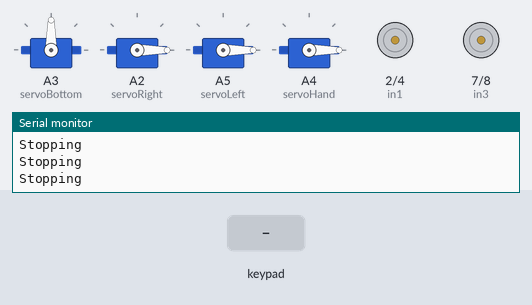
The sketch below on a simulated Arduino Uno, built with avr-gcc and run on an emulated ATmega328P. Shown: 4 × servo, motor-driver pin pairs drawn as motors (green arrow = first pin HIGH = forward, orange = second pin HIGH = backward, longer = more drive, scaled by the enable pin), the last lines printed to the serial monitor. The test bench sets the inputs (shaded band).

Above: at 3.1 s.
3.2 s: key 'O' pressed
At 4.5 s:
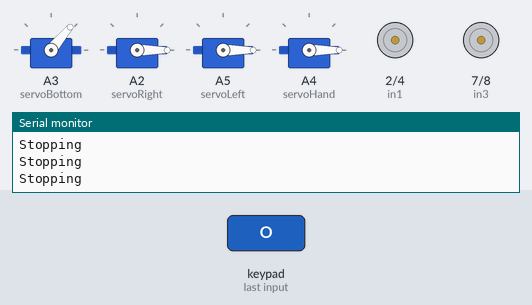
5.1 s: key 'U' pressed
At 5.33 s:
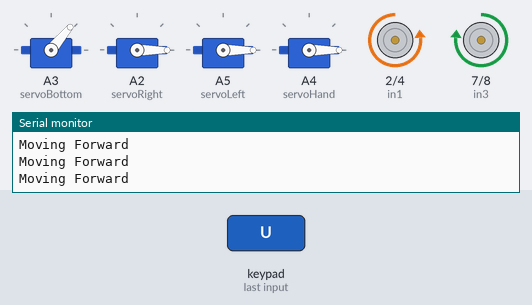
7.0 s: key 'D' pressed
At 7.21 s:
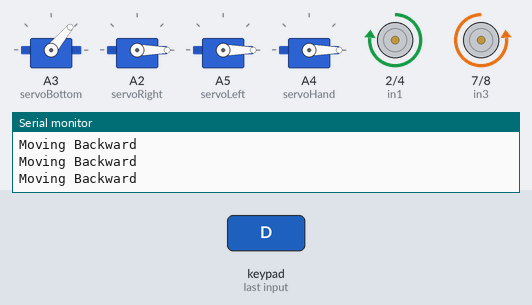
8.9 s: key 'L' pressed
At 9.12 s:
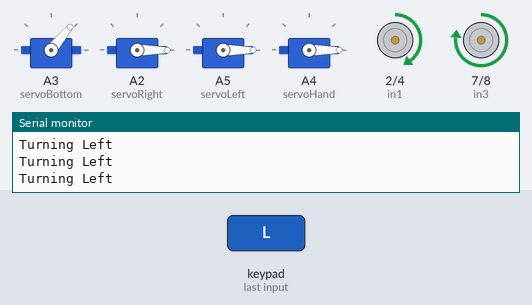
10.8 s: key 'R' pressed
At 11.01 s:
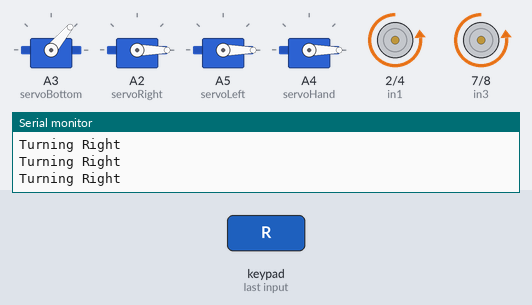
12.7 s: key 'T' pressed
At 14.0 s:
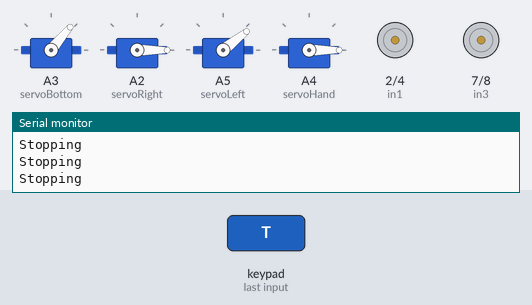
Timing chart, 0 to 15.6 s (numbered marks = the images above; inputs shaded):
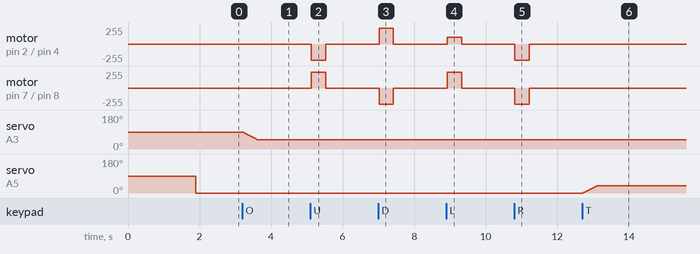

Measured:
- after the input at 3.2 s, servo on A3 (servoBottom): moves from 90° to 50° over 0.39 s, starting at once
- after the input at 5.1 s, motor on pin 2 (in1) / pin 4 (in2): stopped → backward 240/255 at once, → stopped 0.41 s later; motor on pin 7 (in3) / pin 8 (in4): stopped → forward 240/255 at once, → stopped 0.41 s later
- after the input at 7.0 s, motor on pin 2 (in1) / pin 4 (in2): stopped → forward 240/255 at once, → stopped 0.40 s later; motor on pin 7 (in3) / pin 8 (in4): stopped → backward 240/255 at once, → stopped 0.40 s later
- after the input at 8.9 s, motor on pin 2 (in1) / pin 4 (in2): stopped → forward 100/255 at once, → stopped 0.40 s later; motor on pin 7 (in3) / pin 8 (in4): stopped → forward 240/255 at once, → stopped 0.40 s later
- after the input at 10.8 s, motor on pin 2 (in1) / pin 4 (in2), motor on pin 7 (in3) / pin 8 (in4): stopped → backward 240/255 at once, → stopped 0.40 s later
- after the input at 12.7 s, servo on A5 (servoLeft): moves from 0° to 38° over 0.39 s, starting at once

The sketch:

controlling-arduino-car.ino
```cpp
#include <PS2X_lib.h>
#include <Servo.h>

PS2X ps2x;

// PS2 pins
int ps2_data= 12;
int ps2_command = 11;
int ps2_attention = 10;
int ps2_clock = 13;
const bool pressures = false;
const bool vibration = false;

// PS2 button map
#define up PSB_PAD_UP
#define down PSB_PAD_DOWN
#define left PSB_PAD_LEFT
#define right PSB_PAD_RIGHT
#define pink PSB_PINK
#define red PSB_RED
#define green PSB_GREEN
#define blue PSB_BLUE
#define l1 PSB_L1
#define l2 PSB_L2
#define r1 PSB_R1
#define r2 PSB_R2

// Motor pins
int ena = 5;
int in1 = 2;
int in2 = 4;
int enb = 6;
int in3 = 7;
int in4 = 8;

// Servo objects
Servo servoBottom;
Servo servoHand;
Servo servoRight;
Servo servoLeft;

// Initial values
int initialServoBottomValue = 90;
int initialServoHandValue = 0;
int initialServoRightValue = 0;
int initialServoLeftValue = 0;

void setup() {
  Serial.begin(9600); // Thêm để xem debug trên Serial Monitor

  delay(1500);  // Wait for PS2 controller to initialize
  ps2x.config_gamepad(ps2_clock, ps2_command, ps2_attention, ps2_data, pressures, vibration);

  // Attach servos
  servoBottom.attach(A3);
  servoRight.attach(A2);
  servoLeft.attach(A5);
  servoHand.attach(A4);

  delay(400);
  servoRight.write(initialServoRightValue);
  servoBottom.write(initialServoBottomValue);
  servoHand.write(initialServoHandValue);
  servoLeft.write(initialServoLeftValue);

  // Setup motor pins
  pinMode(in1, OUTPUT);
  pinMode(in2, OUTPUT);
  pinMode(in3, OUTPUT);
  pinMode(in4, OUTPUT);
  pinMode(ena, OUTPUT);
  pinMode(enb, OUTPUT);

  carStop();
}

void loop() {
  ps2x.read_gamepad(false, false);  // Read PS2 state

  // Movement
  if (ps2x.Button(up)) {
    carGoStraight();
  } else if (ps2x.Button(down)) {
    carGoBackward();
  } else if (ps2x.Button(right)) {
    carTurnRight();
  } else if (ps2x.Button(left)) {
    carTurnLeft();
  } else {
    carStop();
  }

  // Rotate base
  if (ps2x.Button(pink) && initialServoBottomValue <= 175) {
    initialServoBottomValue += 2;
    servoBottom.write(initialServoBottomValue);
    delay(20);
  }
  if (ps2x.Button(red) && initialServoBottomValue >= 10) {
    initialServoBottomValue -= 2;
    servoBottom.write(initialServoBottomValue);
    delay(20);
  }

  // Extend/retract arm
  if (ps2x.Button(l1) && initialServoRightValue >= 10) {
    initialServoRightValue -= 1;
    servoRight.write(initialServoRightValue);
    delay(10);
  }
  if (ps2x.Button(l2) && initialServoRightValue <= 100) {
    initialServoRightValue += 1;
    servoRight.write(initialServoRightValue);
    delay(10);
  }

  // Raise/lower arm
  if (ps2x.Button(blue) && initialServoLeftValue >= 10) {
    initialServoLeftValue -= 1;
    servoLeft.write(initialServoLeftValue);
    delay(10);
  }
  if (ps2x.Button(green) && initialServoLeftValue <= 90) {
    initialServoLeftValue += 1;
    servoLeft.write(initialServoLeftValue);
    delay(10);
  }

  // Open/close gripper
  if (ps2x.Button(r1) && initialServoHandValue <= 90) {
    initialServoHandValue += 2;
    servoHand.write(initialServoHandValue);
    delay(20);
  }
  if (ps2x.Button(r2) && initialServoHandValue >= 10) {
    initialServoHandValue -= 2;
    servoHand.write(initialServoHandValue);
    delay(20);
  }
}

void carGoStraight() {
  Serial.println("Moving Forward");
  digitalWrite(in1, LOW);
  digitalWrite(in2, HIGH);
  digitalWrite(in3, HIGH);
  digitalWrite(in4, LOW);
  analogWrite(ena, 240);
  analogWrite(enb, 240);
}

void carGoBackward() {
  Serial.println("Moving Backward");
  digitalWrite(in1, HIGH);
  digitalWrite(in2, LOW);
  digitalWrite(in3, LOW);
  digitalWrite(in4, HIGH);
  analogWrite(ena, 240);
  analogWrite(enb, 240);
}

void carTurnLeft() {
  Serial.println("Turning Left");
  digitalWrite(in1, HIGH);
  digitalWrite(in2, LOW);
  digitalWrite(in3, HIGH);
  digitalWrite(in4, LOW);
  analogWrite(ena, 100);
  analogWrite(enb, 240);
}

void carTurnRight() {
  Serial.println("Turning Right");
  digitalWrite(in1, LOW);
  digitalWrite(in2, HIGH);
  digitalWrite(in3, LOW);
  digitalWrite(in4, HIGH);
  analogWrite(ena, 240);
  analogWrite(enb, 100);
}

void carStop() {
  Serial.println("Stopping");
  digitalWrite(in1, LOW);
  digitalWrite(in2, LOW);
  digitalWrite(in3, LOW);
  digitalWrite(in4, LOW);
  analogWrite(ena, 0);
  analogWrite(enb, 0);
}
```
